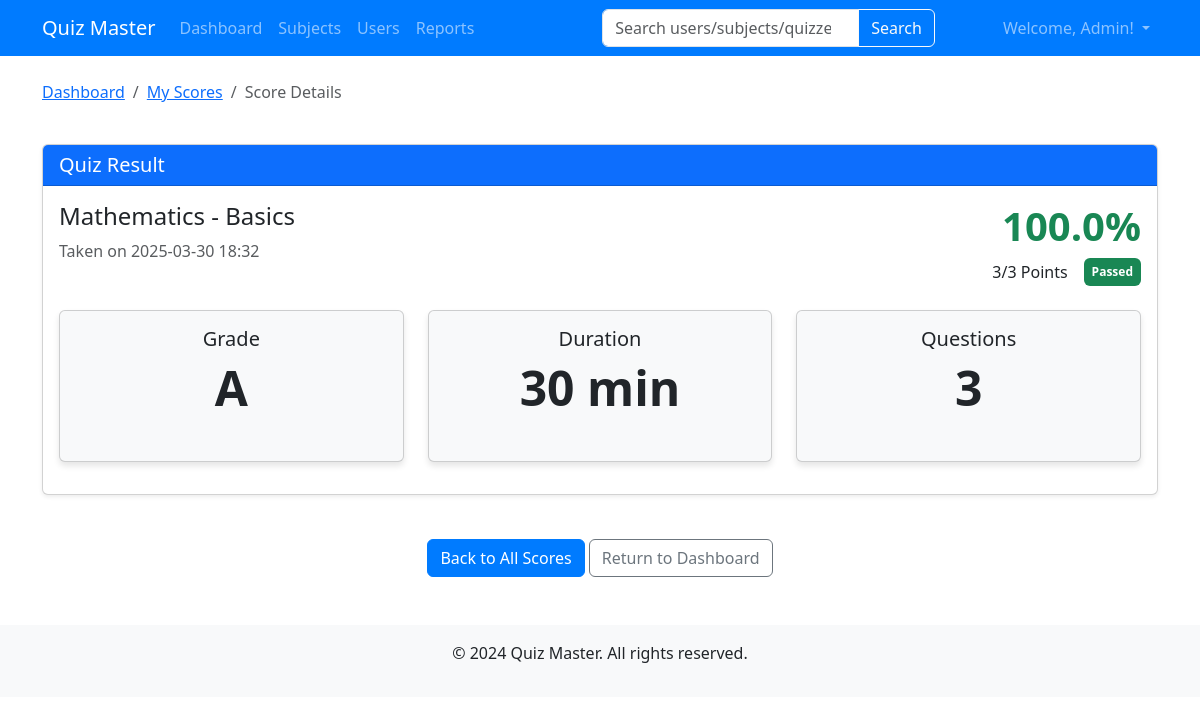
The app's page /user/scores/1 (signed in) with its own data.
### models.py (models this page shows, shortened)
class User(db.Model,UserMixin):
    id = db.Column(db.Integer, primary_key=True)
    email = db.Column(db.String(120), unique=True, nullable=False)
    password = db.Column(db.String(200), nullable=False)
    full_name = db.Column(db.String(100), nullable=False)
    qualification = db.Column(db.String(100), nullable=True)
    dob = db.Column(db.String(20), nullable=True)
    is_admin = db.Column(db.Boolean, default=False)
    scores = db.relationship('Score', backref='user', lazy=True, cascade="all, delete-orphan")

class Subject(db.Model):
    id = db.Column(db.Integer, primary_key=True)
    name = db.Column(db.String(100), nullable=False)
    description = db.Column(db.Text, nullable=True)
    chapters = db.relationship('Chapter', backref='subject', lazy=True, cascade="all, delete-orphan")

class Chapter(db.Model):
    id = db.Column(db.Integer, primary_key=True)
    name = db.Column(db.String(100), nullable=False)
    description = db.Column(db.Text, nullable=True)
    subject_id = db.Column(db.Integer, db.ForeignKey('subject.id'), nullable=False)
    quizzes = db.relationship('Quiz', backref='chapter', lazy=True, cascade="all, delete-orphan")

class Score(db.Model):
    id = db.Column(db.Integer, primary_key=True)
    quiz_id = db.Column(db.Integer, db.ForeignKey('quiz.id'), nullable=False)
    user_id = db.Column(db.Integer, db.ForeignKey('user.id'), nullable=False)
    time_stamp = db.Column(db.DateTime, default=datetime.utcnow)
    correct_answers = db.Column(db.Integer, nullable=False)
    total_questions = db.Column(db.Integer, nullable=False)
    def get_percentage(self):
        if self.total_questions == 0:
            return 0
        return round((self.correct_answers / self.total_questions) * 100, 1)
    def get_grade(self):
        percentage = self.get_percentage()
        if percentage >= 90:
            return "A"
        elif percentage >= 80:
            return "B"
        elif percentage >= 70:
            return "C"
        elif percentage >= 60:
            return "D"
        else:
            return "F"
    def get_status(self):
        percentage = self.get_percentage()
        if percentage >= 60:
            return "Passed"
        else:
            return "Failed"

class Quiz(db.Model):
    id = db.Column(db.Integer, primary_key=True)
    chapter_id = db.Column(db.Integer, db.ForeignKey('chapter.id'), nullable=False)
    date_of_quiz = db.Column(db.String(20), nullable=False)
    time_duration = db.Column(db.String(10), nullable=False)
    remarks = db.Column(db.Text, nullable=True)
    questions = db.relationship('Question', backref='quiz', lazy=True, cascade="all, delete-orphan")
    scores = db.relationship('Score', backref='quiz', lazy=True, cascade="all, delete-orphan")

### routes/user.py (the view)
@user.route('/scores/<int:score_id>')
@login_required
def view_score_detail(score_id):
    score = Score.query.get_or_404(score_id)
    if score.user_id != current_user.id and not current_user.is_admin:
        abort(403)
    return render_template('user/score_detail.html', score=score)

### app.py (called while the page is built)
@login_manager.user_loader
def load_user(user_id):
    return User.query.get(int(user_id))

### routes/user.py (called while the page is built)
@user.before_request
def check_regular_user():
    if not current_user.is_authenticated:
        return redirect(url_for('auth.login'))

### templates/user/score_detail.html (shortened to what this page needs)
{% extends 'base.html' %}
{% block content %}
<div class="row mb-4">
    <div class="col-12">
        <nav aria-label="breadcrumb">
            <ol class="breadcrumb">
                <li class="breadcrumb-item"><a href="{{ url_for('user.dashboard') }}">Dashboard</a></li>
                <li class="breadcrumb-item"><a href="{{ url_for('user.view_scores') }}">My Scores</a></li>
                <li class="breadcrumb-item active" aria-current="page">Score Details</li>
            </ol>
        </nav>
    </div>
</div>
<div class="row mb-4">
    <div class="col-12">
        <div class="card shadow-sm">
            <div class="card-header bg-primary text-white">
                <h5 class="mb-0">Quiz Result</h5>
            </div>
            <div class="card-body">
                <div class="row mb-4">
                    <div class="col-md-6">
                        <h4>{{ score.quiz.chapter.subject.name }} - {{ score.quiz.chapter.name }}</h4>
                        <p class="text-muted">Taken on {{ score.time_stamp.strftime('%Y-%m-%d %H:%M') }}</p>
                    </div>
                    <div class="col-md-6 text-md-end">
                        <h1 class="display-4 fw-bold {{ 'text-success' if score.get_status() == 'Passed' else 'text-danger' }}">
                            {{ score.get_percentage() }}%
                        </h1>
                        <div class="d-flex justify-content-md-end align-items-center">
                            <span class="me-3">{{ score.correct_answers }}/{{ score.total_questions }} Points</span>
                            <span class="badge {{ 'bg-success' if score.get_status() == 'Passed' else 'bg-danger' }} p-2">
                                {{ score.get_status() }}
                            </span>
                        </div>
                    </div>
                </div>
                <div class="row">
                    <div class="col-md-4 mb-3">
                        <div class="card h-100 bg-light">
                            <div class="card-body text-center">
                                <h5 class="card-title">Grade</h5>
                                <h2 class="display-5 fw-bold">{{ score.get_grade() }}</h2>
                            </div>
                        </div>
                    </div>
                    <div class="col-md-4 mb-3">
                        <div class="card h-100 bg-light">
                            <div class="card-body text-center">
                                <h5 class="card-title">Duration</h5>
                                <h2 class="display-5 fw-bold">{{ score.quiz.time_duration }} min</h2>
                            </div>
                        </div>
                    </div>
                    <div class="col-md-4 mb-3">
                        <div class="card h-100 bg-light">
                            <div class="card-body text-center">
                                <h5 class="card-title">Questions</h5>
                                <h2 class="display-5 fw-bold">{{ score.total_questions }}</h2>
                            </div>
                        </div>
                    </div>
                </div>
            </div>
        </div>
    </div>
</div>
<div class="row mt-4">
    <div class="col-12 text-center">
        <a href="{{ url_for('user.view_scores') }}" class="btn btn-primary">Back to All Scores</a>
        <a href="{{ url_for('user.dashboard') }}" class="btn btn-outline-secondary">Return to Dashboard</a>
    </div>
</div>
{% endblock %}

### templates/base.html (shortened to what this page needs)
<!DOCTYPE html>
<html lang="en">
<head>
    <link href="https://cdn.jsdelivr.net/npm/bootstrap@5.3.0-alpha1/dist/css/bootstrap.min.css" rel="stylesheet">
    <link rel="stylesheet" href="{{ url_for('static', filename='css/style.css') }}">
</head>
<body>
    <nav class="navbar navbar-expand-lg navbar-dark bg-primary">
        <div class="container">
            <a class="navbar-brand" href="/">Quiz Master</a>
            <div class="collapse navbar-collapse" id="navbarNav">
                <ul class="navbar-nav me-auto">
                    {% if current_user.is_authenticated %}
                        {% if current_user.is_admin %}
                            <li class="nav-item">
                                <a class="nav-link" href="{{ url_for('admin.dashboard') }}">Dashboard</a>
                            </li>
                            <li class="nav-item">
                                <a class="nav-link" href="{{ url_for('admin.subjects') }}">Subjects</a>
                            </li>
                            <li class="nav-item">
                                <a class="nav-link" href="{{ url_for('admin.users') }}">Users</a>
                            </li>
                            <li class="nav-item">
                                <a class="nav-link" href="{{ url_for('admin.reports') }}">Reports</a>
                            </li>
                        {% endif %}
                    {% endif %}
                </ul>
                {% if current_user.is_authenticated %}
                <form class="d-flex mx-auto" method="GET" action="{% if current_user.is_admin %}{{ url_for('admin.search') }}{% else %}{{ url_for('user.search') }}{% endif %}">
                    <div class="input-group">
                        <input class="form-control" type="search" name="query" placeholder="{% if current_user.is_admin %}Search users/subjects/quizzes{% else %}Search subjects/quizzes{% endif %}" aria-label="Search">
                        <button class="btn btn-outline-light" type="submit">Search</button>
                    </div>
                </form>
                {% endif %}
                <ul class="navbar-nav">
                    {% if current_user.is_authenticated %}
                        <li class="nav-item dropdown">
                            <a class="nav-link dropdown-toggle" href="#" id="navbarDropdown" role="button" data-bs-toggle="dropdown" aria-expanded="false">
                                Welcome, {{ current_user.full_name }}!
                            </a>
                        </li>
                    {% endif %}
                </ul>
            </div>
        </div>
    </nav>
    <div class="container mt-4">
        {% block content %}{% endblock %}
    </div>
    <footer class="mt-5 py-3 bg-light text-center">
        <div class="container">
            <p>&copy; 2024 Quiz Master. All rights reserved.</p>
        </div>
    </footer>
</body>
</html>

### static/css/style.css (style rules this page uses)
.navbar { background-color: #007bff !important; }
.card { box-shadow: 0 4px 6px rgba(0,0,0,0.1); margin-bottom: 20px; }
.card-header { font-weight: 500; }
.display-4 { font-size: 2.5rem; font-weight: 700; }
footer { margin-top: 30px; padding: 20px 0; background-color: #f8f9fa; }
.btn-primary { background-color: #007bff; border-color: #007bff; }

### records on screen
User: full_name "Admin"
Subject: quiz.chapter.subject.name "Mathematics"
Chapter: quiz.chapter.name "Basics"
Score: time_stamp "2025-03-30 18:32", get_percentage "100.0", correct_answers "3", total_questions "3", get_status "Passed", get_grade "A"
Quiz: quiz.time_duration "30"
